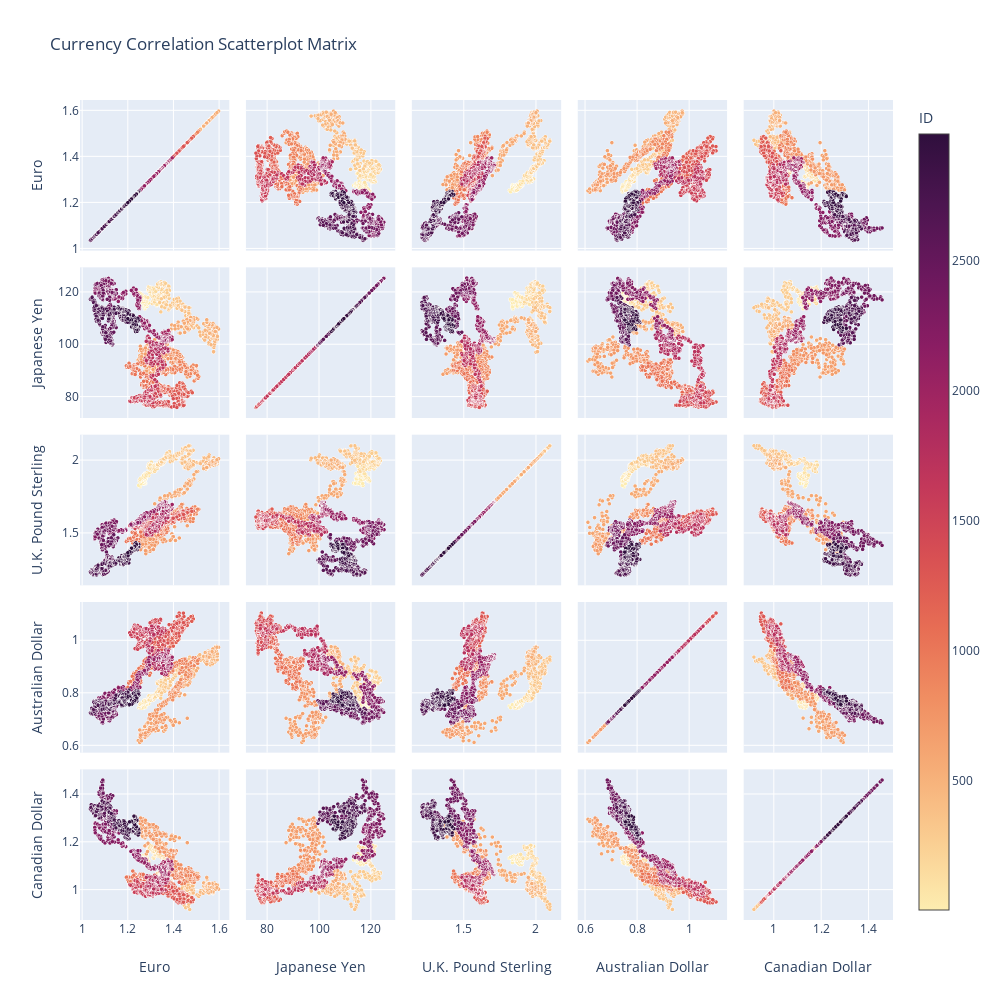

Notebook code cell kept with this figure:
### Markdown cell above
In this matrix, only five pairs are legibly shown because scatterplot consume a larger screen estate than the heat map previously. 

In an interactive web display though, size can be easily enlarged and reduced to focus on the information at a time that showing the top ten currencies will be feasible. Using plotly, we can easily make interactive graphs.

## Plotly for interactive scatterplot matrix

### Code cell
fig = px.scatter_matrix(df_top5, dimensions=['Euro','Japanese Yen','U.K. Pound Sterling','Australian Dollar','Canadian Dollar'], color='ID', 
                  color_continuous_scale=px.colors.sequential.matter,
                      size_max=1,
                       opacity=1,
                       title='Currency Correlation Scatterplot Matrix',
                  hover_name=['Date'],
                      width=1000,
                      height=1000)


# unclutter the plot by adding white border to markers
for t in fig.data:

    t.marker.line.width = 0.4
    t.marker.line.color = "white"
    t.marker.size = 4

fig

### Figure 1 — Plotly figure (JSON) as saved in the notebook; plotly's stock layout.template omitted (floating-point values rounded to 4 significant figures; data arrays with more than 128 entries replaced by an {"elided": "..."} marker saying what was removed)
{"data": [{"dimensions": [{"axis": {"matches": true}, "label": "Euro", "values": {"elided": "2989 float values"}}, {"axis": {"matches": true}, "label": "Japanese Yen", "values": {"elided": "2989 float values"}}, {"axis": {"matches": true}, "label": "U.K. Pound Sterling", "values": {"elided": "2989 float values"}}, {"axis": {"matches": true}, "label": "Australian Dollar", "values": {"elided": "2989 float values"}}, {"axis": {"matches": true}, "label": "Canadian Dollar", "values": {"elided": "2989 float values"}}], "hoverlabel": {"namelength": 0}, "hovertemplate": "<b>%{hovertext}</b><br><br>%{xaxis.title.text}=%{x}<br>%{yaxis.title.text}=%{y}<br>ID=%{marker.color}", "hovertext": {"elided": "2989x1 int values"}, "legendgroup": "", "marker": {"cmax": 2989, "cmin": 1, "color": {"elided": "2989 int values"}, "colorbar": {"title": {"text": "ID"}}, "colorscale": [[0, "rgb(253, 237, 176)"], [0.09091, "rgb(250, 205, 145)"], [0.1818, "rgb(246, 173, 119)"], [0.2727, "rgb(240, 142, 98)"], [0.3636, "rgb(231, 109, 84)"], [0.4545, "rgb(216, 80, 83)"], [0.5455, "rgb(195, 56, 90)"], [0.6364, "rgb(168, 40, 96)"], [0.7273, "rgb(138, 29, 99)"], [0.8182, "rgb(107, 24, 93)"], [0.9091, "rgb(76, 21, 80)"], [1, "rgb(47, 15, 61)"]], "line": {"color": "white", "width": 0.4}, "opacity": 1, "showscale": true, "size": 4, "symbol": "circle"}, "name": "", "showlegend": false, "type": "splom", "uid": "6c1c9c20-24d9-4aba-97a4-19f54b4f9b5c"}], "layout": {"dragmode": "select", "height": 1000, "legend": {"tracegroupgap": 0}, "title": {"text": "Currency Correlation Scatterplot Matrix"}, "width": 1000}}
